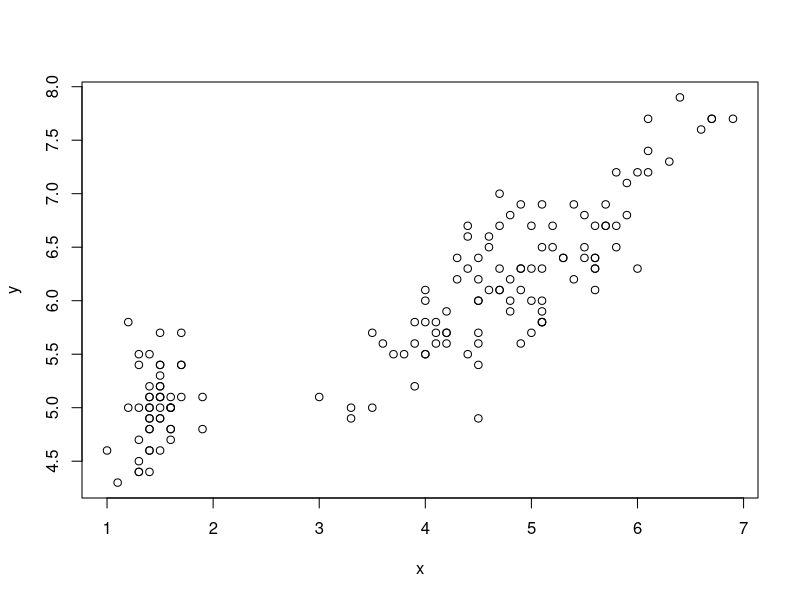
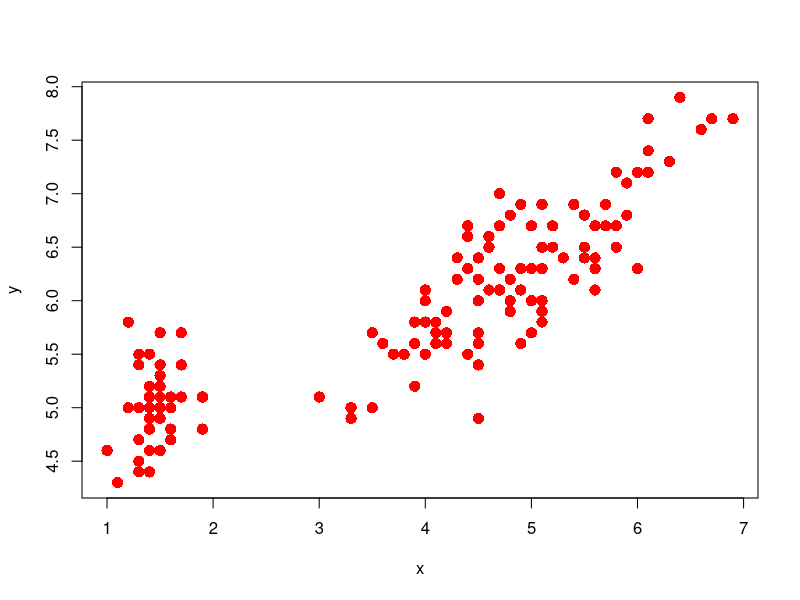

These charts were generated, in order, by the following R code: (Note: this script raises an error after producing the figures.)
#Codigo para problema 2
mis_dates <- iris
mis_dates
x <-mis_dates$Petal.Length
mean(x)
y<- mis_dates$Sepal.Length
mean(y)
m <- sum((x-mean(x))*(y-mean(y)))/ sum((x-mean(x))^2)
m
b <- mean(y) - m*mean(x)
b
Q<- sum((y-(m*x+b))^2)
Q
plot(x,y)
plot(x,y,pch=16, col="red", cex = 1.5)
#prediccion en x = 1.5
p <- m*1.5 +b
p
p1 <- predict(mod, data.frame(x=1.5)) #si necesito todos los valores de prediccion, se cambia a data.frame(x=x) 
p1
plot(x,y)
lines(x, p1)#p1 <- predict(mod, data.frame(x=x))
####  ~ AltGr + 4 + espacio
mod <- lm(y~x)
mod
summary(mod)
abline(mod, col="blue", lwd = 5)
